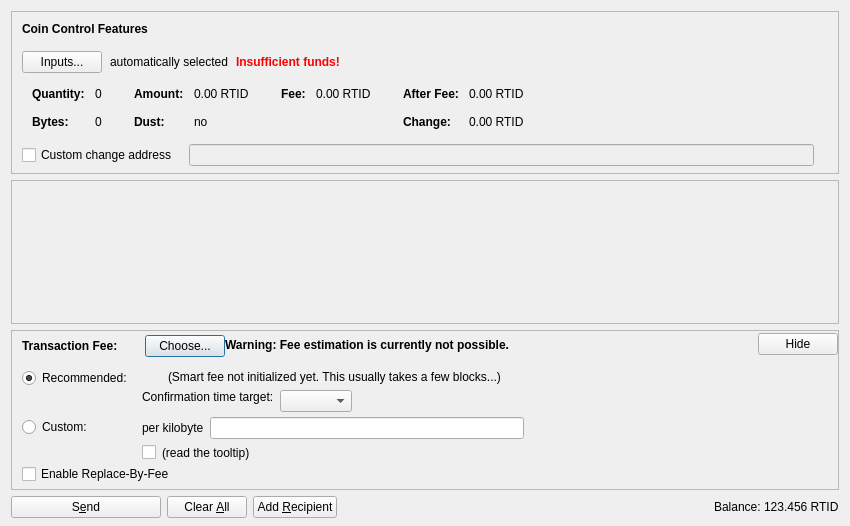
<?xml version="1.0" encoding="UTF-8"?>
<ui version="4.0">
 <class>SendCoinsDialog</class>
 <widget class="QDialog" name="SendCoinsDialog">
  <property name="geometry">
   <rect>
    <x>0</x>
    <y>0</y>
    <width>850</width>
    <height>526</height>
   </rect>
  </property>
  <property name="windowTitle">
   <string>Send Coins</string>
  </property>
  <layout class="QVBoxLayout" name="verticalLayout" stretch="0,1,0,0">
   <property name="bottomMargin">
    <number>8</number>
   </property>
   <item>
    <widget class="QFrame" name="frameCoinControl">
     <property name="sizePolicy">
      <sizepolicy hsizetype="Expanding" vsizetype="Expanding">
       <horstretch>0</horstretch>
       <verstretch>0</verstretch>
      </sizepolicy>
     </property>
     <property name="maximumSize">
      <size>
       <width>16777215</width>
       <height>16777215</height>
      </size>
     </property>
     <property name="frameShape">
      <enum>QFrame::StyledPanel</enum>
     </property>
     <property name="frameShadow">
      <enum>QFrame::Sunken</enum>
     </property>
     <layout class="QVBoxLayout" name="verticalLayoutCoinControl2">
      <property name="spacing">
       <number>0</number>
      </property>
      <property name="leftMargin">
       <number>0</number>
      </property>
      <property name="topMargin">
       <number>0</number>
      </property>
      <property name="rightMargin">
       <number>0</number>
      </property>
      <property name="bottomMargin">
       <number>6</number>
      </property>
      <item>
       <layout class="QVBoxLayout" name="verticalLayoutCoinControl" stretch="0,0,0,0,1">
        <property name="spacing">
         <number>0</number>
        </property>
        <property name="leftMargin">
         <number>10</number>
        </property>
        <property name="topMargin">
         <number>10</number>
        </property>
        <item>
         <layout class="QHBoxLayout" name="horizontalLayoutCoinControl1">
          <property name="bottomMargin">
           <number>15</number>
          </property>
          <item>
           <widget class="QLabel" name="labelCoinControlFeatures">
            <property name="sizePolicy">
             <sizepolicy hsizetype="Preferred" vsizetype="Maximum">
              <horstretch>0</horstretch>
              <verstretch>0</verstretch>
             </sizepolicy>
            </property>
            <property name="font">
             <font>
              <weight>75</weight>
              <bold>true</bold>
             </font>
            </property>
            <property name="styleSheet">
             <string notr="true">font-weight:bold;</string>
            </property>
            <property name="text">
             <string>Coin Control Features</string>
            </property>
           </widget>
          </item>
         </layout>
        </item>
        <item>
         <layout class="QHBoxLayout" name="horizontalLayoutCoinControl2" stretch="0,0,0,0">
          <property name="spacing">
           <number>8</number>
          </property>
          <property name="bottomMargin">
           <number>10</number>
          </property>
          <item>
           <widget class="QPushButton" name="pushButtonCoinControl">
            <property name="styleSheet">
             <string notr="true"/>
            </property>
            <property name="text">
             <string>Inputs...</string>
            </property>
            <property name="autoDefault">
             <bool>false</bool>
            </property>
           </widget>
          </item>
          <item>
           <widget class="QLabel" name="labelCoinControlAutomaticallySelected">
            <property name="text">
             <string>automatically selected</string>
            </property>
            <property name="margin">
             <number>5</number>
            </property>
           </widget>
          </item>
          <item>
           <widget class="QLabel" name="labelCoinControlInsuffFunds">
            <property name="font">
             <font>
              <weight>75</weight>
              <bold>true</bold>
             </font>
            </property>
            <property name="styleSheet">
             <string notr="true">color:red;font-weight:bold;</string>
            </property>
            <property name="text">
             <string>Insufficient funds!</string>
            </property>
            <property name="margin">
             <number>5</number>
            </property>
           </widget>
          </item>
          <item>
           <spacer name="horizontalSpacerCoinControl">
            <property name="orientation">
             <enum>Qt::Horizontal</enum>
            </property>
            <property name="sizeHint" stdset="0">
             <size>
              <width>40</width>
              <height>1</height>
             </size>
            </property>
           </spacer>
          </item>
         </layout>
        </item>
        <item>
         <widget class="QWidget" name="widgetCoinControl" native="true">
          <property name="sizePolicy">
           <sizepolicy hsizetype="Preferred" vsizetype="Preferred">
            <horstretch>0</horstretch>
            <verstretch>0</verstretch>
           </sizepolicy>
          </property>
          <property name="minimumSize">
           <size>
            <width>0</width>
            <height>0</height>
           </size>
          </property>
          <property name="styleSheet">
           <string notr="true"/>
          </property>
          <layout class="QHBoxLayout" name="horizontalLayoutCoinControl5">
           <property name="leftMargin">
            <number>0</number>
           </property>
           <property name="topMargin">
            <number>0</number>
           </property>
           <property name="rightMargin">
            <number>0</number>
           </property>
           <property name="bottomMargin">
            <number>0</number>
           </property>
           <item>
            <layout class="QHBoxLayout" name="horizontalLayoutCoinControl3" stretch="0,0,0,1">
             <property name="spacing">
              <number>20</number>
             </property>
             <property name="topMargin">
              <number>0</number>
             </property>
             <property name="bottomMargin">
              <number>10</number>
             </property>
             <item>
              <layout class="QFormLayout" name="formLayoutCoinControl1">
               <property name="horizontalSpacing">
                <number>10</number>
               </property>
               <property name="verticalSpacing">
                <number>14</number>
               </property>
               <property name="leftMargin">
                <number>10</number>
               </property>
               <property name="topMargin">
                <number>4</number>
               </property>
               <property name="rightMargin">
                <number>6</number>
               </property>
               <item row="0" column="0">
                <widget class="QLabel" name="labelCoinControlQuantityText">
                 <property name="font">
                  <font>
                   <weight>75</weight>
                   <bold>true</bold>
                  </font>
                 </property>
                 <property name="text">
                  <string>Quantity:</string>
                 </property>
                 <property name="margin">
                  <number>0</number>
                 </property>
                </widget>
               </item>
               <item row="0" column="1">
                <widget class="QLabel" name="labelCoinControlQuantity">
                 <property name="cursor">
                  <cursorShape>IBeamCursor</cursorShape>
                 </property>
                 <property name="contextMenuPolicy">
                  <enum>Qt::ActionsContextMenu</enum>
                 </property>
                 <property name="text">
                  <string notr="true">0</string>
                 </property>
                 <property name="margin">
                  <number>0</number>
                 </property>
                 <property name="textInteractionFlags">
                  <set>Qt::LinksAccessibleByMouse|Qt::TextSelectableByKeyboard|Qt::TextSelectableByMouse</set>
                 </property>
                </widget>
               </item>
               <item row="1" column="0">
                <widget class="QLabel" name="labelCoinControlBytesText">
                 <property name="font">
                  <font>
                   <weight>75</weight>
                   <bold>true</bold>
                  </font>
                 </property>
                 <property name="text">
                  <string>Bytes:</string>
                 </property>
                </widget>
               </item>
               <item row="1" column="1">
                <widget class="QLabel" name="labelCoinControlBytes">
                 <property name="cursor">
                  <cursorShape>IBeamCursor</cursorShape>
                 </property>
                 <property name="contextMenuPolicy">
                  <enum>Qt::ActionsContextMenu</enum>
                 </property>
                 <property name="text">
                  <string notr="true">0</string>
                 </property>
                 <property name="textInteractionFlags">
                  <set>Qt::LinksAccessibleByMouse|Qt::TextSelectableByKeyboard|Qt::TextSelectableByMouse</set>
                 </property>
                </widget>
               </item>
              </layout>
             </item>
             <item>
              <layout class="QFormLayout" name="formLayoutCoinControl2">
               <property name="horizontalSpacing">
                <number>10</number>
               </property>
               <property name="verticalSpacing">
                <number>14</number>
               </property>
               <property name="leftMargin">
                <number>6</number>
               </property>
               <property name="topMargin">
                <number>4</number>
               </property>
               <property name="rightMargin">
                <number>6</number>
               </property>
               <item row="0" column="0">
                <widget class="QLabel" name="labelCoinControlAmountText">
                 <property name="font">
                  <font>
                   <weight>75</weight>
                   <bold>true</bold>
                  </font>
                 </property>
                 <property name="text">
                  <string>Amount:</string>
                 </property>
                 <property name="margin">
                  <number>0</number>
                 </property>
                </widget>
               </item>
               <item row="0" column="1">
                <widget class="QLabel" name="labelCoinControlAmount">
                 <property name="cursor">
                  <cursorShape>IBeamCursor</cursorShape>
                 </property>
                 <property name="contextMenuPolicy">
                  <enum>Qt::ActionsContextMenu</enum>
                 </property>
                 <property name="text">
                  <string notr="true">0.00 RTID</string>
                 </property>
                 <property name="textInteractionFlags">
                  <set>Qt::LinksAccessibleByMouse|Qt::TextSelectableByKeyboard|Qt::TextSelectableByMouse</set>
                 </property>
                </widget>
               </item>
               <item row="1" column="0">
                <widget class="QLabel" name="labelCoinControlLowOutputText">
                 <property name="font">
                  <font>
                   <weight>75</weight>
                   <bold>true</bold>
                  </font>
                 </property>
                 <property name="text">
                  <string>Dust:</string>
                 </property>
                </widget>
               </item>
               <item row="1" column="1">
                <widget class="QLabel" name="labelCoinControlLowOutput">
                 <property name="cursor">
                  <cursorShape>IBeamCursor</cursorShape>
                 </property>
                 <property name="contextMenuPolicy">
                  <enum>Qt::ActionsContextMenu</enum>
                 </property>
                 <property name="text">
                  <string notr="true">no</string>
                 </property>
                 <property name="textInteractionFlags">
                  <set>Qt::LinksAccessibleByMouse|Qt::TextSelectableByKeyboard|Qt::TextSelectableByMouse</set>
                 </property>
                </widget>
               </item>
              </layout>
             </item>
             <item>
              <layout class="QFormLayout" name="formLayoutCoinControl3">
               <property name="horizontalSpacing">
                <number>10</number>
               </property>
               <property name="verticalSpacing">
                <number>14</number>
               </property>
               <property name="leftMargin">
                <number>6</number>
               </property>
               <property name="topMargin">
                <number>4</number>
               </property>
               <property name="rightMargin">
                <number>6</number>
               </property>
               <item row="0" column="0">
                <widget class="QLabel" name="labelCoinControlFeeText">
                 <property name="font">
                  <font>
                   <weight>75</weight>
                   <bold>true</bold>
                  </font>
                 </property>
                 <property name="text">
                  <string>Fee:</string>
                 </property>
                 <property name="margin">
                  <number>0</number>
                 </property>
                </widget>
               </item>
               <item row="0" column="1">
                <widget class="QLabel" name="labelCoinControlFee">
                 <property name="cursor">
                  <cursorShape>IBeamCursor</cursorShape>
                 </property>
                 <property name="contextMenuPolicy">
                  <enum>Qt::ActionsContextMenu</enum>
                 </property>
                 <property name="text">
                  <string notr="true">0.00 RTID</string>
                 </property>
                 <property name="textInteractionFlags">
                  <set>Qt::LinksAccessibleByMouse|Qt::TextSelectableByKeyboard|Qt::TextSelectableByMouse</set>
                 </property>
                </widget>
               </item>
              </layout>
             </item>
             <item>
              <layout class="QFormLayout" name="formLayoutCoinControl4">
               <property name="horizontalSpacing">
                <number>10</number>
               </property>
               <property name="verticalSpacing">
                <number>14</number>
               </property>
               <property name="leftMargin">
                <number>6</number>
               </property>
               <property name="topMargin">
                <number>4</number>
               </property>
               <property name="rightMargin">
                <number>6</number>
               </property>
               <item row="0" column="0">
                <widget class="QLabel" name="labelCoinControlAfterFeeText">
                 <property name="font">
                  <font>
                   <weight>75</weight>
                   <bold>true</bold>
                  </font>
                 </property>
                 <property name="text">
                  <string>After Fee:</string>
                 </property>
                 <property name="margin">
                  <number>0</number>
                 </property>
                </widget>
               </item>
               <item row="0" column="1">
                <widget class="QLabel" name="labelCoinControlAfterFee">
                 <property name="cursor">
                  <cursorShape>IBeamCursor</cursorShape>
                 </property>
                 <property name="contextMenuPolicy">
                  <enum>Qt::ActionsContextMenu</enum>
                 </property>
                 <property name="text">
                  <string notr="true">0.00 RTID</string>
                 </property>
                 <property name="textInteractionFlags">
                  <set>Qt::LinksAccessibleByMouse|Qt::TextSelectableByKeyboard|Qt::TextSelectableByMouse</set>
                 </property>
                </widget>
               </item>
               <item row="1" column="0">
                <widget class="QLabel" name="labelCoinControlChangeText">
                 <property name="font">
                  <font>
                   <weight>75</weight>
                   <bold>true</bold>
                  </font>
                 </property>
                 <property name="text">
                  <string>Change:</string>
                 </property>
                </widget>
               </item>
               <item row="1" column="1">
                <widget class="QLabel" name="labelCoinControlChange">
                 <property name="cursor">
                  <cursorShape>IBeamCursor</cursorShape>
                 </property>
                 <property name="contextMenuPolicy">
                  <enum>Qt::ActionsContextMenu</enum>
                 </property>
                 <property name="text">
                  <string notr="true">0.00 RTID</string>
                 </property>
                 <property name="textInteractionFlags">
                  <set>Qt::LinksAccessibleByMouse|Qt::TextSelectableByKeyboard|Qt::TextSelectableByMouse</set>
                 </property>
                </widget>
               </item>
              </layout>
             </item>
            </layout>
           </item>
          </layout>
         </widget>
        </item>
        <item>
         <layout class="QHBoxLayout" name="horizontalLayoutCoinControl4" stretch="0,0,0">
          <property name="spacing">
           <number>12</number>
          </property>
          <property name="sizeConstraint">
           <enum>QLayout::SetDefaultConstraint</enum>
          </property>
          <property name="topMargin">
           <number>5</number>
          </property>
          <property name="rightMargin">
           <number>5</number>
          </property>
          <item>
           <widget class="QCheckBox" name="checkBoxCoinControlChange">
            <property name="toolTip">
             <string>If this is activated, but the change address is empty or invalid, change will be sent to a newly generated address.</string>
            </property>
            <property name="text">
             <string>Custom change address</string>
            </property>
           </widget>
          </item>
          <item>
           <widget class="QValidatedLineEdit" name="lineEditCoinControlChange">
            <property name="enabled">
             <bool>false</bool>
            </property>
            <property name="sizePolicy">
             <sizepolicy hsizetype="Expanding" vsizetype="Fixed">
              <horstretch>0</horstretch>
              <verstretch>0</verstretch>
             </sizepolicy>
            </property>
           </widget>
          </item>
          <item>
           <widget class="QLabel" name="labelCoinControlChangeLabel">
            <property name="sizePolicy">
             <sizepolicy hsizetype="Preferred" vsizetype="Expanding">
              <horstretch>0</horstretch>
              <verstretch>0</verstretch>
             </sizepolicy>
            </property>
            <property name="minimumSize">
             <size>
              <width>0</width>
              <height>0</height>
             </size>
            </property>
            <property name="text">
             <string/>
            </property>
            <property name="margin">
             <number>3</number>
            </property>
           </widget>
          </item>
         </layout>
        </item>
        <item>
         <spacer name="verticalSpacerCoinControl">
          <property name="orientation">
           <enum>Qt::Vertical</enum>
          </property>
          <property name="sizeHint" stdset="0">
           <size>
            <width>800</width>
            <height>1</height>
           </size>
          </property>
         </spacer>
        </item>
       </layout>
      </item>
     </layout>
    </widget>
   </item>
   <item>
    <widget class="QScrollArea" name="scrollArea">
     <property name="widgetResizable">
      <bool>true</bool>
     </property>
     <widget class="QWidget" name="scrollAreaWidgetContents">
      <property name="geometry">
       <rect>
        <x>0</x>
        <y>0</y>
        <width>830</width>
        <height>104</height>
       </rect>
      </property>
      <layout class="QVBoxLayout" name="verticalLayout_2" stretch="0,1">
       <property name="leftMargin">
        <number>0</number>
       </property>
       <property name="topMargin">
        <number>0</number>
       </property>
       <property name="rightMargin">
        <number>0</number>
       </property>
       <property name="bottomMargin">
        <number>0</number>
       </property>
       <item>
        <layout class="QVBoxLayout" name="entries">
         <property name="spacing">
          <number>6</number>
         </property>
        </layout>
       </item>
       <item>
        <spacer name="verticalSpacer">
         <property name="orientation">
          <enum>Qt::Vertical</enum>
         </property>
         <property name="sizeHint" stdset="0">
          <size>
           <width>20</width>
           <height>40</height>
          </size>
         </property>
        </spacer>
       </item>
      </layout>
     </widget>
    </widget>
   </item>
   <item>
    <widget class="QFrame" name="frameFee">
     <property name="sizePolicy">
      <sizepolicy hsizetype="Expanding" vsizetype="Expanding">
       <horstretch>0</horstretch>
       <verstretch>0</verstretch>
      </sizepolicy>
     </property>
     <property name="maximumSize">
      <size>
       <width>16777215</width>
       <height>16777215</height>
      </size>
     </property>
     <property name="frameShape">
      <enum>QFrame::StyledPanel</enum>
     </property>
     <property name="frameShadow">
      <enum>QFrame::Sunken</enum>
     </property>
     <layout class="QVBoxLayout" name="verticalLayoutFee1">
      <property name="spacing">
       <number>0</number>
      </property>
      <property name="leftMargin">
       <number>0</number>
      </property>
      <property name="topMargin">
       <number>0</number>
      </property>
      <property name="rightMargin">
       <number>0</number>
      </property>
      <property name="bottomMargin">
       <number>0</number>
      </property>
      <item>
       <layout class="QVBoxLayout" name="verticalLayoutFee2" stretch="0,0,0">
        <property name="spacing">
         <number>0</number>
        </property>
        <property name="leftMargin">
         <number>10</number>
        </property>
        <property name="topMargin">
         <number>0</number>
        </property>
        <item>
         <layout class="QHBoxLayout" name="horizontalLayoutFee1">
          <property name="bottomMargin">
           <number>0</number>
          </property>
          <item>
           <layout class="QVBoxLayout" name="verticalLayoutFee7">
            <property name="spacing">
             <number>0</number>
            </property>
            <item>
             <spacer name="verticalSpacerSmartFee">
              <property name="orientation">
               <enum>Qt::Vertical</enum>
              </property>
              <property name="sizeType">
               <enum>QSizePolicy::Fixed</enum>
              </property>
              <property name="sizeHint" stdset="0">
               <size>
                <width>1</width>
                <height>4</height>
               </size>
              </property>
             </spacer>
            </item>
            <item>
             <layout class="QHBoxLayout" name="horizontalLayoutSmartFee">
              <property name="spacing">
               <number>10</number>
              </property>
              <item>
               <widget class="QLabel" name="labelFeeHeadline">
                <property name="sizePolicy">
                 <sizepolicy hsizetype="Preferred" vsizetype="Maximum">
                  <horstretch>0</horstretch>
                  <verstretch>0</verstretch>
                 </sizepolicy>
                </property>
                <property name="font">
                 <font>
                  <weight>75</weight>
                  <bold>true</bold>
                 </font>
                </property>
                <property name="styleSheet">
                 <string notr="true">font-weight:bold;</string>
                </property>
                <property name="text">
                 <string>Transaction Fee:</string>
                </property>
               </widget>
              </item>
              <item>
               <widget class="QLabel" name="labelFeeMinimized">
                <property name="text">
                 <string/>
                </property>
               </widget>
              </item>
              <item>
               <widget class="QPushButton" name="buttonChooseFee">
                <property name="text">
                 <string>Choose...</string>
                </property>
               </widget>
              </item>
             </layout>
            </item>
            <item>
             <spacer name="verticalSpacer_5">
              <property name="orientation">
               <enum>Qt::Vertical</enum>
              </property>
              <property name="sizeHint" stdset="0">
               <size>
                <width>1</width>
                <height>1</height>
               </size>
              </property>
             </spacer>
            </item>
           </layout>
          </item>
          <item>
           <widget class="QLabel" name="fallbackFeeWarningLabel">
            <property name="toolTip">
             <string>Using the fallbackfee can result in sending a transaction that will take several hours or days (or never) to confirm. Consider choosing your fee manually or wait until you have validated the complete chain.</string>
            </property>
            <property name="font">
            <font>
                <weight>75</weight>
                <bold>true</bold>
            </font>
            </property>
            <property name="text">
             <string>Warning: Fee estimation is currently not possible.</string>
            </property>
            <property name="wordWrap">
             <bool>false</bool>
            </property>
           </widget>
          </item>
          <item>
           <spacer name="horizontalSpacer_4">
            <property name="orientation">
             <enum>Qt::Horizontal</enum>
            </property>
            <property name="sizeType">
             <enum>QSizePolicy::MinimumExpanding</enum>
            </property>
            <property name="sizeHint" stdset="0">
             <size>
              <width>40</width>
              <height>20</height>
             </size>
            </property>
           </spacer>
          </item>
          <item>
           <widget class="QPushButton" name="buttonMinimizeFee">
            <property name="toolTip">
             <string>collapse fee-settings</string>
            </property>
            <property name="text">
             <string>Hide</string>
            </property>
           </widget>
          </item>
         </layout>
        </item>
        <item>
         <widget class="QFrame" name="frameFeeSelection">
          <layout class="QVBoxLayout" name="verticalLayoutFee12">
           <property name="spacing">
            <number>0</number>
           </property>
           <property name="leftMargin">
            <number>0</number>
           </property>
           <property name="topMargin">
            <number>0</number>
           </property>
           <property name="rightMargin">
            <number>0</number>
           </property>
           <property name="bottomMargin">
            <number>0</number>
           </property>
           <item>
            <layout class="QGridLayout" name="gridLayoutFee">
             <property name="topMargin">
              <number>10</number>
             </property>
             <property name="bottomMargin">
              <number>4</number>
             </property>
             <property name="horizontalSpacing">
              <number>10</number>
             </property>
             <property name="verticalSpacing">
              <number>4</number>
             </property>
             <item row="1" column="1">
              <layout class="QVBoxLayout" name="verticalLayoutFee8">
               <property name="spacing">
                <number>6</number>
               </property>
               <item>
                <layout class="QHBoxLayout" name="horizontalLayoutFee13">
                 <item>
                  <widget class="QLabel" name="labelCustomPerKilobyte">
                   <property name="toolTip">
                    <string>Specify a custom fee per kB (1,000 bytes) of the transaction's virtual size.

Note:  Since the fee is calculated on a per-byte basis, a fee of "100 satoshis per kB" for a transaction size of 500 bytes (half of 1 kB) would ultimately yield a fee of only 50 satoshis.</string>
                   </property>
                   <property name="text">
                    <string>per kilobyte</string>
                   </property>
                  </widget>
                 </item>
                 <item>
                  <widget class="BitcoinAmountField" name="customFee"/>
                 </item>
                 <item>
                  <spacer name="horizontalSpacer_6">
                   <property name="orientation">
                    <enum>Qt::Horizontal</enum>
                   </property>
                   <property name="sizeHint" stdset="0">
                    <size>
                     <width>1</width>
                     <height>1</height>
                    </size>
                   </property>
                  </spacer>
                 </item>
                </layout>
               </item>
               <item>
                <layout class="QHBoxLayout" name="horizontalLayoutFee8">
                 <item>
                  <widget class="QCheckBox" name="checkBoxMinimumFee">
                   <property name="toolTip">
                    <string>Paying only the minimum fee is just fine as long as there is less transaction volume than space in the blocks. But be aware that this can end up in a never confirming transaction once there is more demand for rtidcoin transactions than the network can process.</string>
                   </property>
                   <property name="text">
                    <string/>
                   </property>
                  </widget>
                 </item>
                 <item>
                  <widget class="QLabel" name="labelMinFeeWarning">
                   <property name="enabled">
                    <bool>true</bool>
                   </property>
                   <property name="toolTip">
                    <string>Paying only the minimum fee is just fine as long as there is less transaction volume than space in the blocks. But be aware that this can end up in a never confirming transaction once there is more demand for rtidcoin transactions than the network can process.</string>
                   </property>
                   <property name="text">
                    <string>(read the tooltip)</string>
                   </property>
                   <property name="margin">
                    <number>5</number>
                   </property>
                  </widget>
                 </item>
                 <item>
                  <spacer name="horizontalSpacer_2">
                   <property name="orientation">
                    <enum>Qt::Horizontal</enum>
                   </property>
                   <property name="sizeHint" stdset="0">
                    <size>
                     <width>1</width>
                     <height>1</height>
                    </size>
                   </property>
                  </spacer>
                 </item>
                </layout>
               </item>
              </layout>
             </item>
             <item row="0" column="0">
              <layout class="QVBoxLayout" name="verticalLayoutFee4" stretch="0,1">
               <item>
                <widget class="QRadioButton" name="radioSmartFee">
                 <property name="text">
                  <string>Recommended:</string>
                 </property>
                 <property name="checked">
                  <bool>true</bool>
                 </property>
                 <attribute name="buttonGroup">
                  <string notr="true">groupFee</string>
                 </attribute>
                </widget>
               </item>
               <item>
                <spacer name="verticalSpacer_2">
                 <property name="orientation">
                  <enum>Qt::Vertical</enum>
                 </property>
                 <property name="sizeHint" stdset="0">
                  <size>
                   <width>1</width>
                   <height>1</height>
                  </size>
                 </property>
                </spacer>
               </item>
              </layout>
             </item>
             <item row="1" column="0">
              <layout class="QVBoxLayout" name="verticalLayoutFee9" stretch="0,1">
               <item>
                <widget class="QRadioButton" name="radioCustomFee">
                 <property name="text">
                  <string>Custom:</string>
                 </property>
                 <attribute name="buttonGroup">
                  <string notr="true">groupFee</string>
                 </attribute>
                </widget>
               </item>
               <item>
                <spacer name="verticalSpacer_6">
                 <property name="orientation">
                  <enum>Qt::Vertical</enum>
                 </property>
                 <property name="sizeHint" stdset="0">
                  <size>
                   <width>1</width>
                   <height>1</height>
                  </size>
                 </property>
                </spacer>
               </item>
              </layout>
             </item>
             <item row="0" column="1">
              <layout class="QVBoxLayout" name="verticalLayoutFee3" stretch="0,0,1">
               <property name="spacing">
                <number>6</number>
               </property>
               <property name="topMargin">
                <number>2</number>
               </property>
               <item>
                <layout class="QHBoxLayout" name="horizontalLayoutFee12">
                 <item>
                  <widget class="QLabel" name="labelSmartFee">
                   <property name="text">
                    <string/>
                   </property>
                   <property name="margin">
                    <number>2</number>
                   </property>
                  </widget>
                 </item>
                 <item>
                  <widget class="QLabel" name="labelFeeEstimation">
                   <property name="text">
                    <string/>
                   </property>
                  </widget>
                 </item>
                 <item>
                  <widget class="QLabel" name="labelSmartFee2">
                   <property name="text">
                    <string>(Smart fee not initialized yet. This usually takes a few blocks...)</string>
                   </property>
                   <property name="margin">
                    <number>2</number>
                   </property>
                  </widget>
                 </item>
                 <item>
                  <spacer name="horizontalSpacer_5">
                   <property name="orientation">
                    <enum>Qt::Horizontal</enum>
                   </property>
                   <property name="sizeHint" stdset="0">
                    <size>
                     <width>1</width>
                     <height>1</height>
                    </size>
                   </property>
                  </spacer>
                 </item>
                </layout>
               </item>
               <item>
                <layout class="QHBoxLayout" name="horizontalLayoutFee9">
                 <item>
                  <layout class="QVBoxLayout" name="verticalLayoutFee6">
                   <item>
                    <widget class="QLabel" name="labelSmartFee3">
                     <property name="text">
                      <string>Confirmation time target:</string>
                     </property>
                     <property name="margin">
                      <number>2</number>
                     </property>
                    </widget>
                   </item>
                   <item>
                    <spacer name="verticalSpacer_3">
                     <property name="orientation">
                      <enum>Qt::Vertical</enum>
                     </property>
                     <property name="sizeHint" stdset="0">
                      <size>
                       <width>1</width>
                       <height>1</height>
                      </size>
                     </property>
                    </spacer>
                   </item>
                  </layout>
                 </item>
                 <item>
                  <layout class="QVBoxLayout" name="verticalLayoutFee5">
                   <property name="rightMargin">
                    <number>30</number>
                   </property>
                   <item>
                    <layout class="QHBoxLayout" name="horizontalLayoutConfTarget">
                     <property name="bottomMargin">
                      <number>0</number>
                     </property>
                     <item>
                      <widget class="QComboBox" name="confTargetSelector"/>
                     </item>
                     <item>
                      <spacer name="horizontalSpacerConfTarget">
                       <property name="orientation">
                        <enum>Qt::Horizontal</enum>
                       </property>
                       <property name="sizeHint" stdset="0">
                        <size>
                         <width>40</width>
                         <height>20</height>
                        </size>
                       </property>
                      </spacer>
                     </item>
                    </layout>
                   </item>
                  </layout>
                 </item>
                </layout>
               </item>
               <item>
                <spacer name="verticalSpacer_4">
                 <property name="orientation">
                  <enum>Qt::Vertical</enum>
                 </property>
                 <property name="sizeHint" stdset="0">
                  <size>
                   <width>1</width>
                   <height>1</height>
                  </size>
                 </property>
                </spacer>
               </item>
              </layout>
             </item>
            </layout>
           </item>
           <item>
            <widget class="QCheckBox" name="optInRBF">
             <property name="text">
              <string>Enable Replace-By-Fee</string>
             </property>
             <property name="toolTip">
              <string>With Replace-By-Fee (BIP-125) you can increase a transaction's fee after it is sent. Without this, a higher fee may be recommended to compensate for increased transaction delay risk.</string>
             </property>
            </widget>
           </item>
          </layout>
         </widget>
        </item>
        <item>
         <spacer name="verticalSpacerFee">
          <property name="orientation">
           <enum>Qt::Vertical</enum>
          </property>
          <property name="sizeHint" stdset="0">
           <size>
            <width>40</width>
            <height>5</height>
           </size>
          </property>
         </spacer>
        </item>
       </layout>
      </item>
     </layout>
    </widget>
   </item>
   <item>
    <layout class="QHBoxLayout" name="horizontalLayout">
     <item>
      <widget class="QPushButton" name="sendButton">
       <property name="minimumSize">
        <size>
         <width>150</width>
         <height>0</height>
        </size>
       </property>
       <property name="toolTip">
        <string>Confirm the send action</string>
       </property>
       <property name="text">
        <string>S&amp;end</string>
       </property>
       <property name="icon">
        <iconset resource="../bitcoin.qrc">
         <normaloff>:/icons/send</normaloff>:/icons/send</iconset>
       </property>
       <property name="autoDefault">
        <bool>false</bool>
       </property>
       <property name="default">
        <bool>false</bool>
       </property>
      </widget>
     </item>
     <item>
      <widget class="QPushButton" name="clearButton">
       <property name="sizePolicy">
        <sizepolicy hsizetype="Minimum" vsizetype="Fixed">
         <horstretch>0</horstretch>
         <verstretch>0</verstretch>
        </sizepolicy>
       </property>
       <property name="toolTip">
        <string>Clear all fields of the form.</string>
       </property>
       <property name="text">
        <string>Clear &amp;All</string>
       </property>
       <property name="icon">
        <iconset resource="../bitcoin.qrc">
         <normaloff>:/icons/remove</normaloff>:/icons/remove</iconset>
       </property>
       <property name="autoDefault">
        <bool>false</bool>
       </property>
      </widget>
     </item>
     <item>
      <widget class="QPushButton" name="addButton">
       <property name="toolTip">
        <string>Send to multiple recipients at once</string>
       </property>
       <property name="text">
        <string>Add &amp;Recipient</string>
       </property>
       <property name="icon">
        <iconset resource="../bitcoin.qrc">
         <normaloff>:/icons/add</normaloff>:/icons/add</iconset>
       </property>
       <property name="autoDefault">
        <bool>false</bool>
       </property>
      </widget>
     </item>
     <item>
      <spacer name="horizontalSpacer">
       <property name="orientation">
        <enum>Qt::Horizontal</enum>
       </property>
       <property name="sizeHint" stdset="0">
        <size>
         <width>40</width>
         <height>20</height>
        </size>
       </property>
      </spacer>
     </item>
     <item>
      <layout class="QHBoxLayout" name="horizontalLayout_2">
       <property name="spacing">
        <number>3</number>
       </property>
       <item>
        <widget class="QLabel" name="label">
         <property name="sizePolicy">
          <sizepolicy hsizetype="Preferred" vsizetype="Fixed">
           <horstretch>0</horstretch>
           <verstretch>0</verstretch>
          </sizepolicy>
         </property>
         <property name="text">
          <string>Balance:</string>
         </property>
        </widget>
       </item>
       <item>
        <widget class="QLabel" name="labelBalance">
         <property name="sizePolicy">
          <sizepolicy hsizetype="Preferred" vsizetype="Fixed">
           <horstretch>0</horstretch>
           <verstretch>0</verstretch>
          </sizepolicy>
         </property>
         <property name="cursor">
          <cursorShape>IBeamCursor</cursorShape>
         </property>
         <property name="text">
          <string notr="true">123.456 RTID</string>
         </property>
         <property name="textInteractionFlags">
          <set>Qt::LinksAccessibleByMouse|Qt::TextSelectableByKeyboard|Qt::TextSelectableByMouse</set>
         </property>
        </widget>
       </item>
      </layout>
     </item>
    </layout>
   </item>
  </layout>
 </widget>
 <customwidgets>
  <customwidget>
   <class>QValidatedLineEdit</class>
   <extends>QLineEdit</extends>
   <header>qt/qvalidatedlineedit.h</header>
  </customwidget>
  <customwidget>
   <class>BitcoinAmountField</class>
   <extends>QLineEdit</extends>
   <header>qt/bitcoinamountfield.h</header>
   <container>1</container>
  </customwidget>
 </customwidgets>
 <resources>
  <include location="../bitcoin.qrc"/>
 </resources>
 <connections/>
 <buttongroups>
  <buttongroup name="groupFee"/>
 </buttongroups>
</ui>
